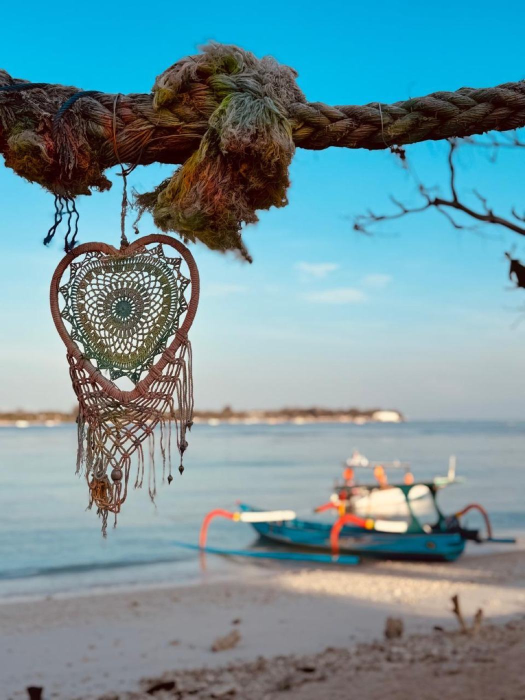
#> input picture assets/web/beach-boat.jpg, 1050 x 1400 px (shown at 1/2 size); its folder holds 4 pictures in this run
$ python compress-images.py
#> lines starting #> are read from the running program, lines starting #| are printed output that depends on the picture
#> in main, im is the input picture: PIL image 1050x1400 RGB; mean R, G, B 113.8, 147.6, 155.9
#!/usr/bin/env python3
"""Compress assets/web JPEGs in place and write WebP + 800w variants."""
from __future__ import annotations

import json
from pathlib import Path

from PIL import Image

ROOT = Path(__file__).resolve().parents[1]
WEB = ROOT / "assets" / "web"
META = ROOT / "lib" / "image-meta.json"

MAX_LONG = 1400
THUMB_W = 800
JPEG_Q = 76
WEBP_Q = 70
OG_JPEG_Q = 82
OG_WEBP_Q = 76


def save_jpeg(im: Image.Image, path: Path, quality: int) -> None:
    im.convert("RGB").save(
        path,
        "JPEG",
        quality=quality,
        optimize=True,
        progressive=True,
        subsampling=2,
    )


def save_webp(im: Image.Image, path: Path, quality: int) -> None:
    im.convert("RGB").save(path, "WEBP", quality=quality, method=6)


def fit(im: Image.Image, max_long: int) -> Image.Image:
#> called with max_long = 1400
    w, h = im.size
#> w = 1050; h = 1400
    long_edge = max(w, h)
#> long_edge = 1400
    if long_edge <= max_long:
        return im
    scale = max_long / long_edge
    size = (int(round(w * scale)), int(round(h * scale)))
    return im.resize(size, Image.Resampling.LANCZOS)


def width_fit(im: Image.Image, width: int) -> Image.Image:
#> called with width = 800
    w, h = im.size
#> w = 1050; h = 1400
    if w <= width:
        return im
    scale = width / w
#> scale = 0.762
    return im.resize((width, int(round(h * scale))), Image.Resampling.LANCZOS)
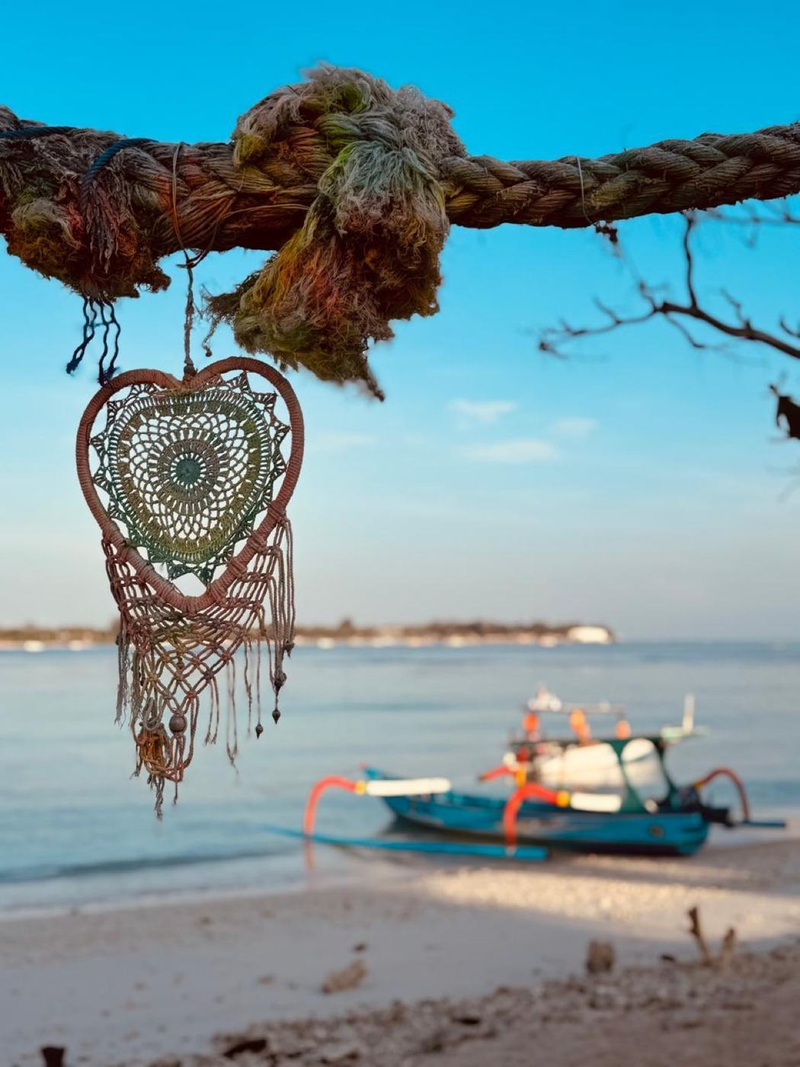
#> returned value: PIL image 800x1067 RGB; mean R, G, B 113.8, 147.6, 155.9


def main() -> None:
    meta = {}
    sources = sorted(
        p
        for p in WEB.glob("*.jpg")
        if not p.name.endswith("-800.jpg")
    )
    for src in sources:
        im = Image.open(src)
        if im.mode not in ("RGB", "L"):
            im = im.convert("RGB")
        stem = src.stem
        is_og = stem == "og-image"

        if is_og:
            full = im
            jpeg_q, webp_q = OG_JPEG_Q, OG_WEBP_Q
        else:
            full = fit(im, MAX_LONG)
            jpeg_q, webp_q = JPEG_Q, WEBP_Q

        save_jpeg(full, src, jpeg_q)
        save_webp(full, WEB / f"{stem}.webp", webp_q)

        thumb = width_fit(full, THUMB_W)
        save_jpeg(thumb, WEB / f"{stem}-800.jpg", jpeg_q)
        save_webp(thumb, WEB / f"{stem}-800.webp", webp_q)

        fw, fh = full.size
#> fw = 1050; fh = 1400
        tw, th = thumb.size
#> tw = 800; th = 1067
        key = f"/assets/web/{src.name}"
        meta[key] = {
            "w": fw,
            "h": fh,
            "tw": tw,
            "th": th,
            "full_kb": round(src.stat().st_size / 1024, 1),
            "webp_kb": round((WEB / f"{stem}.webp").stat().st_size / 1024, 1),
        }
        print(
            f"{src.name:32s} {fw}x{fh}  jpg {meta[key]['full_kb']:6.1f} KB  "
            f"webp {meta[key]['webp_kb']:6.1f} KB"
        )
#| beach-boat.jpg                   1050x1400  jpg  140.4 KB  webp   81.5 KB

    META.parent.mkdir(exist_ok=True)
    META.write_text(json.dumps(meta, indent=2) + "\n")
    total = sum(WEB.glob("*.jpg").__iter__() and (p.stat().st_size for p in WEB.glob("*.jpg") if "-800" not in p.name))
    print("wrote", META)


if __name__ == "__main__":
    main()

$ run again, on assets/web/bikes-gazebo.jpg
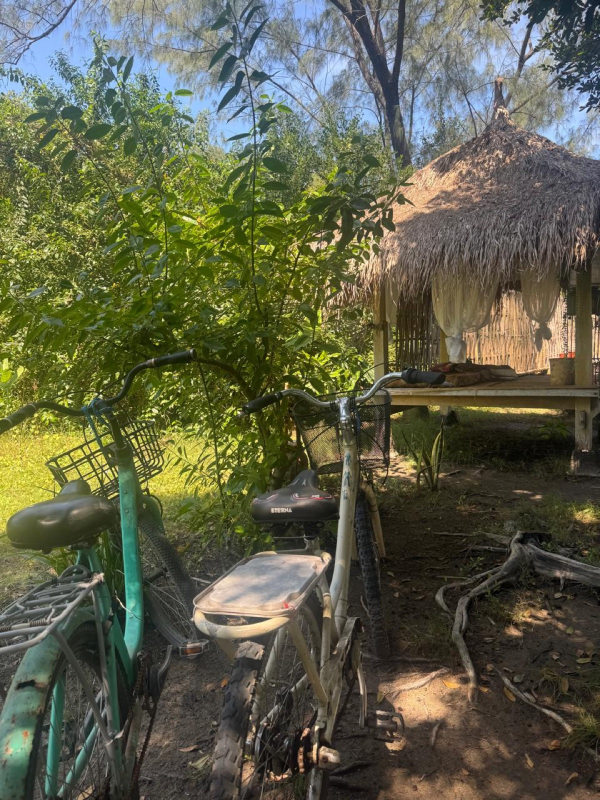
#> input picture assets/web/bikes-gazebo.jpg, 1200 x 1600 px (shown at 1/2 size)
#> in main, im is the input picture: PIL image 1200x1600 RGB; mean R, G, B 94.5, 96.2, 73.5
#> in width_fit, `return im.resize((width, int(round(h * scale))), Image.Resampling.LANC..`:
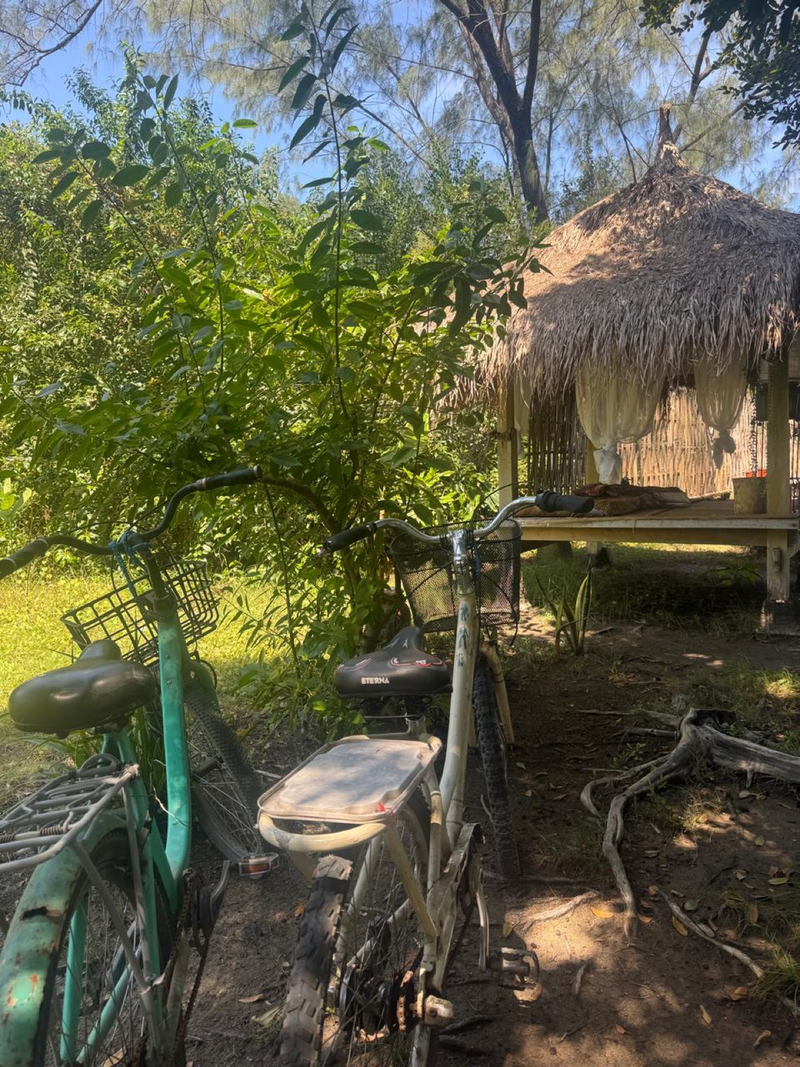
#> returned value: PIL image 800x1067 RGB; mean R, G, B 94.5, 96.2, 73.6
#| bikes-gazebo.jpg                 1050x1400  jpg  322.5 KB  webp  244.3 KB
